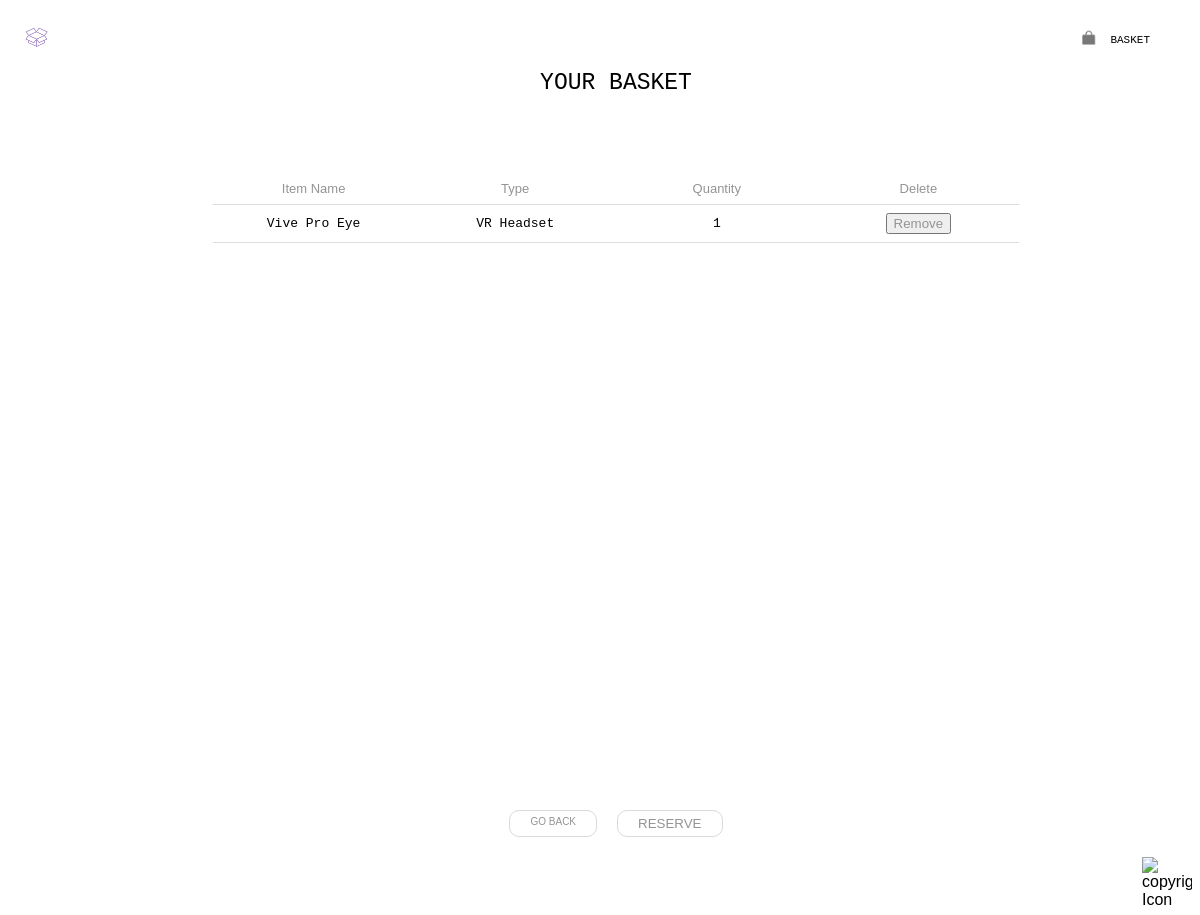
The page /basket/ (signed in) on the database its author committed.
### inventory/models.py (models this page shows)
class Basket(models.Model):
    user = models.ForeignKey(User, on_delete=models.CASCADE)
    inventory_item = models.ForeignKey(InventoryItem, on_delete=models.CASCADE)
    quantity = models.IntegerField(default=1)
    class Meta:
        db_table = 'basket'

class InventoryItem(models.Model):
    name = models.CharField(max_length=100)
    item_type = models.CharField(max_length=100, default='')
    status = models.CharField(max_length=100, default='Available')
    quantity = models.IntegerField(default=0)
    audit_date = models.DateField(default=None, null=True, blank=True)
    location = models.CharField(max_length=100, default='')
    availability = models.BooleanField(default=False)
    comments = models.CharField(max_length=200, default='')
    onsite_only = models.BooleanField(default=False)
    return_date = models.DateField(default=None, null=True, blank=True)
    class Meta:
        db_table = 'inventory_item'

### inventory/views.py (the view)
# urls.py: path("basket/", views.basket, name="basket"),
def basket(request):
    if request.user.is_authenticated:
        basket_items = Basket.objects.filter(user=request.user)
    else:
        basket_items = []
    return render(request, 'basket.html', {'basket': basket_items})

### templates/basket.html (shortened to what this page needs)
{% load static %}
<!DOCTYPE html>
<html lang="en">
<head>
     <link rel="stylesheet" href="{% static 'css/basket.css'%}">
</head>
<body>
<div class="basket-header">
         YOUR BASKET
</div>
<div class="logo"> <a href="{% url 'dashboard-user' %}">
    <img src="{% static 'images/purplelogo.png' %}" alt="Menu Icon" width="63" height="63"> </a>
</div>
 <div class="basket-icon"> <a href="{% url 'basket' %}">
         <img src="{% static 'images/basket.png' %}" alt="Basket Icon" width="50" height="50"></a>
     <div class="basket-text"> <a href="{% url 'basket' %}">BASKET</a></div>
 </div>
<section id = "basket-items">
        <table>
            <thead>
                <tr>
                        <th>Item Name</th>
                        <th>Type</th>
                        <th>Quantity</th>
                        <th>Delete</th>
                </tr>
            </thead>
            <tbody>
                {% for basket_item in basket %}
                <tr class="inventory-item" data-user="{{ basket_item.user }}" data-item="{{ basket_item.item }}">
                    <td>{{ basket_item.inventory_item.name }}</td>
                    <td>{{ basket_item.inventory_item.item_type }}</td>
                    <td>{{ basket_item.quantity }}</td>
                    <td><button class = "remove" data-item-id="{{ basket_item.id }}"><a href="{% url 'remove_item' basket_item.id %}">Remove</a></button></td>
                </tr>
                {% endfor %}
            </tbody>
        </table>
</section>
<div class="action-buttons">
    <div class="go-back"><a href="{% url 'inventory-user' %}"> GO BACK </a></div>
    <div class="reserve">
        <form action="{% url 'reserve-all-items' %}" method="post">
        <button type="submit" class="reserve-button">RESERVE</button>
    </form>
    </div>
</div>
</body>
<footer>
    <div class="footer">
        <img src="{% static 'images/copyright.png' %}" alt="copyright Icon" width="50" height="50">
    </div>
</footer>
</html>

### static/css/basket.css (style rules this page uses)
body { font-family: Arial, SansSerif; margin-left: 40px; margin-top:3px; padding: 0px; box-sizing: border-box; }
.basket-header { margin-top: 70px; font-family: monospace; font-size: 23px; text-align: center; font-weight: lighter; }
.basket-icon { cursor: pointer; position: absolute; top: 10px; right: 50px; display: flex; align-items: center; }
.basket-icon img { margin-right: -5px; margin-top: 5px; }
.basket-text { font-size: 11px; font-family: monospace; display: flex; align-items: center; }
.logo { cursor: pointer; position: absolute; top: 10px; left: 5px; display: flex; }
#basket-items { position: relative; min-height: 700px; margin: 0 auto; width: 70%; padding: 7px; }
#basket-items table { margin-top: 70px; width: 100%; border-collapse: collapse; border-spacing: 0; font-size: 13px; align-items: center; }
#basket-items th { width: 20%; font-family: Arial, Serif; color: #949494; padding: 8px; border-bottom: 1px solid #ddd; text-align: center; font-weight: normal; }
#basket-items td { padding: 8px; border-bottom: 1px solid #ddd; text-align: center; font-family: monospace; font-size:13px; }
.action-buttons { bottom: 0; width: 100%; display:flex; justify-content: center; padding-bottom: 20px; }
.action-buttons .go-back, .action-buttons .reserve { padding: 5px 20px; margin: 0 10px; font-size: 10px; font-family: Arial, Serif; color: #949494; cursor: pointer; border-radius: 10px; border: 1px solid #dadada; text-decoration: none; }
.action-buttons .go-back a, .action-buttons .reserve a { text-decoration: none; color: #949494; }
.remove { color: #949494; cursor: pointer; }
.basket-text a { text-decoration: none; color: black; }
.remove a { text-decoration: none; color: #949494; }
.reserve-button { height: 100%; width: 100%; appearance: none; background-color: transparent; border: none; outline: none; cursor: pointer; padding: 0; margin: 0; font-family: inherit; color: #949494; }
.footer { display: flex; justify-content: end; }

### rows shown on the page
Basket: inventory_item.name "Vive Pro Eye", inventory_item.item_type "VR Headset", quantity "1"
